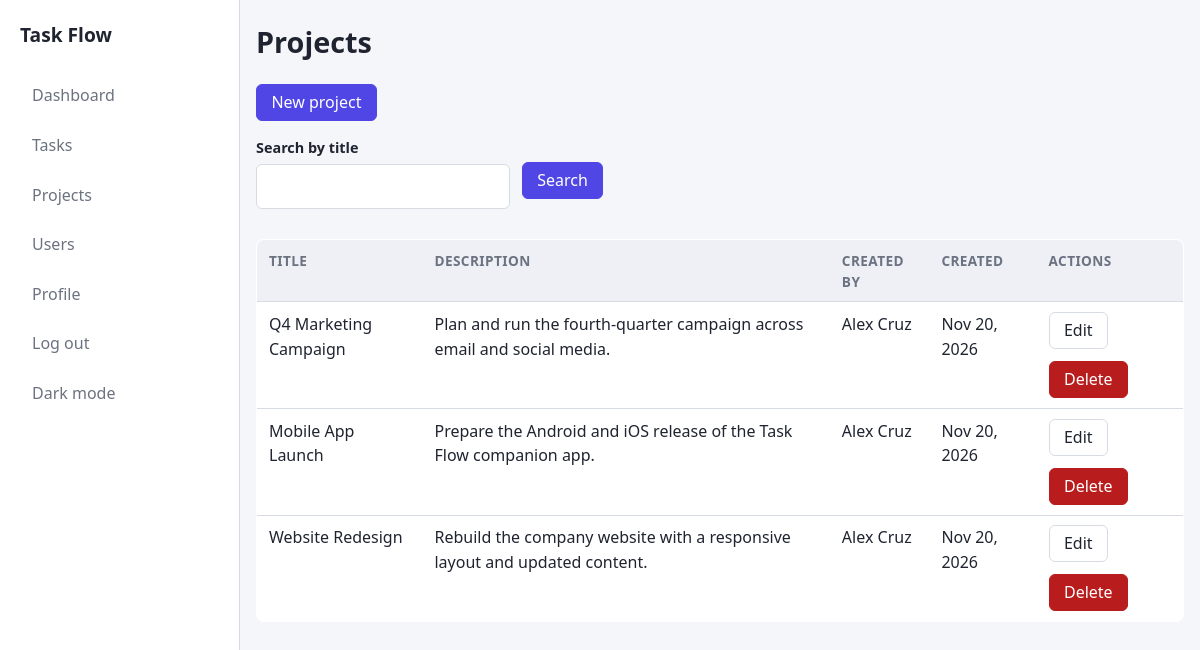
Page /pages/projects/index.php (signed in) on the earlier database version.
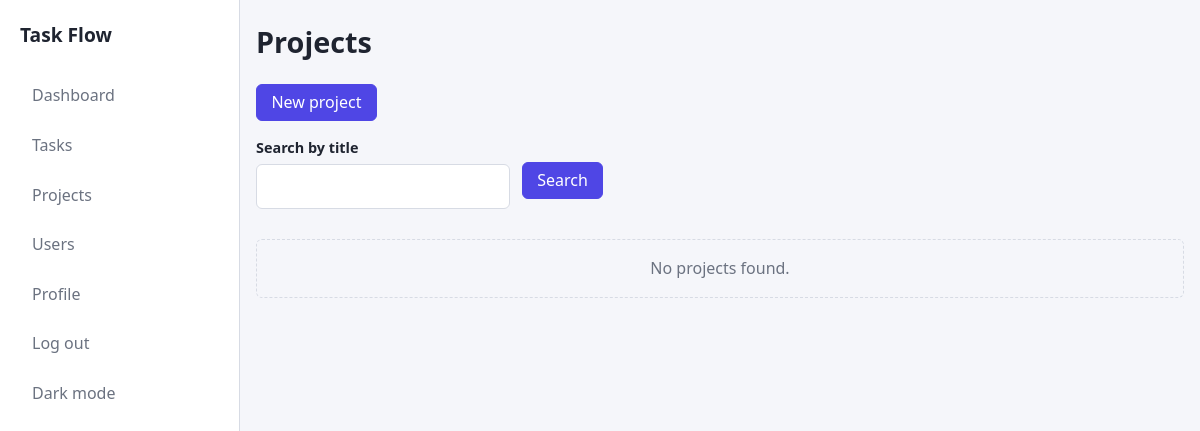
Same page on the later database version.
### tables this page shows
CREATE TABLE projects (
    id INT AUTO_INCREMENT PRIMARY KEY,
    created_by INT NOT NULL,
    title VARCHAR(150) NOT NULL,
    description TEXT NULL,
    created_at TIMESTAMP NOT NULL DEFAULT CURRENT_TIMESTAMP,
    CONSTRAINT fk_projects_created_by
        FOREIGN KEY (created_by) REFERENCES users (id)
        ON DELETE RESTRICT
);

CREATE TABLE users (
    id INT AUTO_INCREMENT PRIMARY KEY,
    name VARCHAR(100) NOT NULL,
    email VARCHAR(150) NOT NULL UNIQUE,
    password_hash VARCHAR(255) NOT NULL,
    role ENUM('admin', 'member') NOT NULL DEFAULT 'member',
    avatar VARCHAR(255) NULL,
    created_at TIMESTAMP NOT NULL DEFAULT CURRENT_TIMESTAMP
);

### includes/functions.php (called while the page is built, shortened)
<?php
function sanitize($value)
{
    return trim((string) $value);
}
function e($value)
{
    return htmlspecialchars((string) $value, ENT_QUOTES, 'UTF-8');
}

### pages/projects/index.php (the view, shortened to what this page needs)
<?php
require_once dirname(__DIR__, 2) . '/config/database.php';
$search = sanitize($_GET['q'] ?? '');
$projects = [];
$db_error = '';
try {
    if ($search !== '') {
        $stmt = $pdo->prepare(
            'SELECT p.id, p.title, p.description, p.created_at, u.name AS creator_name
             FROM projects p
             JOIN users u ON p.created_by = u.id
             WHERE p.title LIKE ?
             ORDER BY p.created_at DESC, p.id DESC'
        );
        $stmt->execute(['%' . $search . '%']);
    } else {
        $stmt = $pdo->query(
            'SELECT p.id, p.title, p.description, p.created_at, u.name AS creator_name
             FROM projects p
             JOIN users u ON p.created_by = u.id
             ORDER BY p.created_at DESC, p.id DESC'
        );
    }
    $projects = $stmt->fetchAll();
} catch (PDOException $e) {
    logError($e->getMessage());
    $db_error = 'Something went wrong. Please try again.';
}
require_once BASE_PATH . '/includes/header.php';
?>
<h1>Projects</h1>
<div class="row">
    <a class="btn btn-primary" href="<?php echo BASE_URL; ?>/pages/projects/create.php">New project</a>
</div>
<form method="get" action="<?php echo BASE_URL; ?>/pages/projects/index.php" class="row">
    <div class="field">
        <label for="q">Search by title</label>
        <input type="text" id="q" name="q" value="<?php echo e($search); ?>">
    </div>
    <button type="submit" class="btn btn-primary">Search</button>
</form>
<?php if ($db_error === '' && empty($projects)): ?>
    <p class="empty">No projects found.</p>
<?php elseif (!empty($projects)): ?>
    <table class="table">
        <thead>
            <tr>
                <th>Title</th>
                <th>Description</th>
                <th>Created by</th>
                <th>Created</th>
                <th>Actions</th>
            </tr>
        </thead>
        <tbody>
            <?php foreach ($projects as $project): ?>
                <tr>
                    <td><?php echo e($project['title']); ?></td>
                    <td><?php echo e($project['description']); ?></td>
                    <td><?php echo e($project['creator_name']); ?></td>
                    <td><?php echo e(date('M j, Y', strtotime($project['created_at']))); ?></td>
                    <td>
                        <div class="row">
                            <a class="btn" href="<?php echo BASE_URL; ?>/pages/projects/edit.php?id=<?php echo (int) $project['id']; ?>">Edit</a>
                            <form method="post" action="<?php echo BASE_URL; ?>/pages/projects/delete.php" onsubmit="return confirm('Delete this project? Its tasks and comments will also be deleted.');">
                                <button type="submit" class="btn btn-danger">Delete</button>
                            </form>
                        </div>
                    </td>
                </tr>
            <?php endforeach; ?>
        </tbody>
    </table>
<?php endif; ?>
<?php require_once BASE_PATH . '/includes/layout_end.php'; ?>

Differences in the rows shown:
removed projects: title "Q4 Marketing Campaign", description "Plan and run the fourth-quarter campaign across email and social media.", created_by.name "Alex Cruz", created_at "Nov 20, 2026"
removed projects: title "Mobile App Launch", description "Prepare the Android and iOS release of the Task Flow companion app.", created_by.name "Alex Cruz", created_at "Nov 20, 2026"
removed projects: title "Website Redesign", description "Rebuild the company website with a responsive layout and updated content.", created_by.name "Alex Cruz", created_at "Nov 20, 2026"
Other differences:
text no longer shown: "TITLE DESCRIPTION CREATED BY CREATED ACTIONS"
text now shown: "No projects found."
